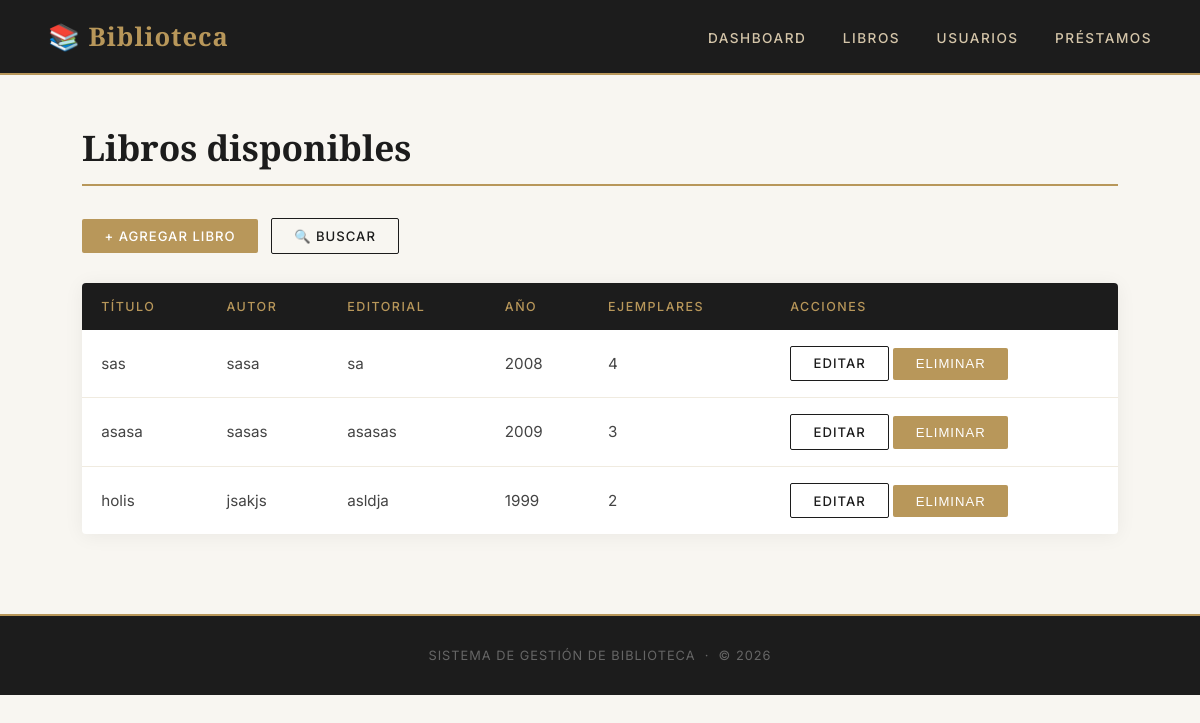
Page /libros/ on the earlier database version.
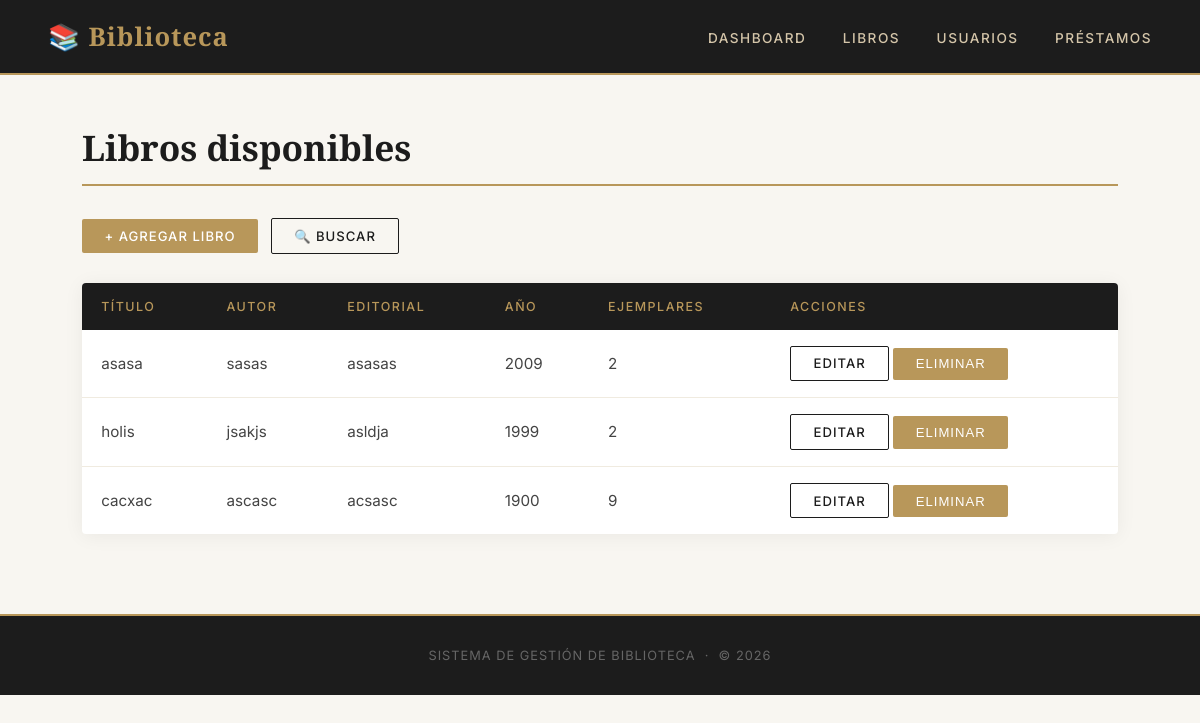
Same page on the later database version.
### app/models/libro.py (models this page shows)
class Libro(db.Model):
    __tablename__ = 'libros'
    id = db.Column(db.Integer, primary_key=True)
    titulo = db.Column(db.String(200), nullable=False)
    autor = db.Column(db.String(100), nullable=False)
    editorial = db.Column(db.String(100), nullable=False)
    anio_publicacion = db.Column(db.Integer, nullable=False)
    cantidad_ejemplares = db.Column(db.Integer, nullable=False)

### app/routes/libros.py (the view)
@libros_bp.route('/')
def listar():
    libros = Libro.query.all()
    return render_template('libros/listar.html', libros=libros)

### app/templates/libros/listar.html (shortened to what this page needs)
{% extends 'base.html' %}
{% block content %}
<h1>Libros disponibles</h1>
<div class="actions">
    <a href="/libros/agregar" class="btn">+ Agregar libro</a>
    <a href="/libros/buscar" class="btn-secondary">🔍 Buscar</a>
</div>
<table>
    <thead>
        <tr>
            <th>Título</th>
            <th>Autor</th>
            <th>Editorial</th>
            <th>Año</th>
            <th>Ejemplares</th>
            <th>Acciones</th>
        </tr>
    </thead>
    <tbody>
        {% for libro in libros %}
        <tr>
            <td>{{ libro.titulo }}</td>
            <td>{{ libro.autor }}</td>
            <td>{{ libro.editorial }}</td>
            <td>{{ libro.anio_publicacion }}</td>
            <td>{{ libro.cantidad_ejemplares }}</td>
            <td>
                <a href="/libros/editar/{{ libro.id }}" class="btn-secondary">Editar</a>
                <form method="POST" action="/libros/eliminar/{{ libro.id }}" class="inline">
                    <button type="submit">Eliminar</button>
                </form>
            </td>
        </tr>
        {% endfor %}
    </tbody>
</table>
{% endblock %}

Differences in the rows shown:
removed Libro: titulo "sas", autor "sasa", editorial "sa", anio_publicacion "2008", cantidad_ejemplares "4"
changed Libro "asasa": cantidad_ejemplares "3" → "2"
added Libro: titulo "cacxac", autor "ascasc", editorial "acsasc", anio_publicacion "1900", cantidad_ejemplares "9"
